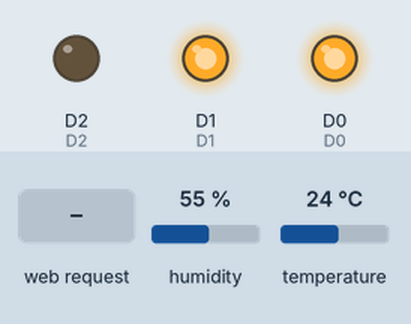
Simulated run of this sketch. Board: ESP8266 (NodeMCU). Parts: output pins drawn as LEDs (lit = HIGH). Inputs (shaded band) come from the test bench; at power-on: humidity 55 %, temperature 24 °C. WiFi joins after 1.5 s; servers stay silent unless stated; uploads are accepted with an empty reply; storage starts empty.

Above: at 4.2 s.
4.3 s: HTTP request GET /config received
At 14.3 s:
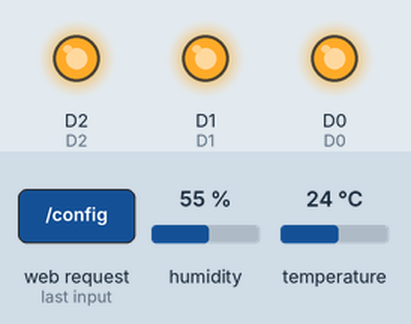
15.0 s: HTTP request GET /config?ssid=1 received
At 21.3 s:
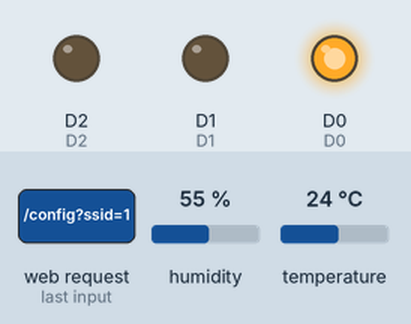
24.3 s: HTTP request GET /config?ssid=0 received
At 28.8 s:
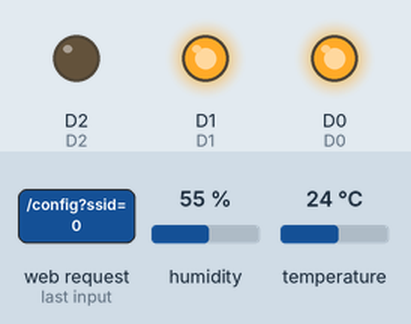
Timing chart, 0 to 33.6 s (numbered marks = the images above; inputs shaded):
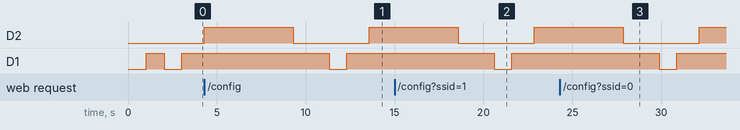

Measured:
- after the input at 4.3 s, D2: HIGH → LOW after 5.0 s, → HIGH 4.3 s later; D1: HIGH → LOW after 7.0 s, → HIGH 1.0 s later
- after the input at 15.0 s, D2: HIGH → LOW after 3.6 s, → HIGH 4.3 s later; D1: HIGH → LOW after 5.6 s, → HIGH 1.0 s later
- after the input at 24.3 s, D2: HIGH → LOW after 3.6 s, → HIGH 4.3 s later; D1: HIGH → LOW after 5.6 s, → HIGH 1.0 s later

The sketch:

main.ino
```cpp
#include <DHT.h>
#include <FS.h>
#include <WiFiClient.h>
#include <ESP8266WiFi.h>
#include <ESP8266WebServer.h>
#include <ArduinoJson.h>

//Define MCU Digital Pins
#define D0 16
#define D1 5 // I2C Bus SCL (clock)
#define D2 4 // I2C Bus SDA (data)
#define D3 0
#define D4 2 // Same as "LED_BUILTIN", but inverted logic
#define D5 14 // SPI Bus SCK (clock)
#define D6 12 // SPI Bus MISO
#define D7 13 // SPI Bus MOSI
#define D8 15 // SPI Bus SS (CS)
#define D9 3 // RX0 (Serial console)
#define D10 1 // TX0 (Serial console)

//DHT22
#define DHTTYPE DHT22
DHT dht(D4, DHTTYPE);

//PMS5003
#define LENG 31   //0x42 + 31 bytes equal to 32 bytes
unsigned char buf[LENG];
int PM01Value = 0;
int PM25Value = 0;
int PM10Value = 0;

/* Set these to your desired credentials. */
const char* defaultSSID = "MSN-Box_Wifi";
const char* defaultPWD = "12345678";

//StaticJsonBuffer<100> jsonConfigBuffer;
//JsonObject& wifiConfig = jsonConfigBuffer.createObject();


const char* host = "118.70.72.15";
const int httpPort = 2222;

const int delayTime = 5; //seconds
ESP8266WebServer server(80);

void setup() {
  Serial.begin(9600);
  SPIFFS.begin();

  //Set LED pins as ouput
  pinMode(D0, OUTPUT); //RED
  pinMode(D1, OUTPUT); //YELLOW
  pinMode(D2, OUTPUT); //GREEN

  turnON(D0);

  start();
}

void loop() {
  if(WiFi.status() == WL_CONNECTION_LOST){
    turnOFF(D1);
    startAP();
  } else {
    if(digitalRead(D1) == HIGH){
      if(postData()){
        turnON(D2);
        delay(delayTime*1000);
      } else
        turnOFF(D2);
    } else
      turnOFF(D2);
  }
  server.handleClient();
}

void handleRoot() {
  server.send(200, "text/html", "ON");
}

void handleScan() {
  server.send(200, "application/json", scanWifi());
}

void handleData() {
  server.send(200, "application/json", readData());
}

void handleConfig() {
  StaticJsonBuffer<100> jsonConfigBuffer;
  JsonObject& wifiConfig = jsonConfigBuffer.createObject();
  wifiConfig["ssid"] = server.arg("ssid");
  wifiConfig["password"] = server.arg("pwd");
  writeConfig(wifiConfig);
  server.send(200, "text/html", "1");
  start();
}

void start(){
  turnOFF(D2);
  connectWifi(readConfig());
  if(WiFi.status() == WL_CONNECTED){
    //Serial.println(WiFi.localIP());
    turnON(D1);
    server.on("/", handleRoot);
    server.on("/data", handleData);
    server.on("/scan", handleScan);
    server.on("/config", handleConfig);
    server.begin();
  } else {
    startAP();
  }
}
void writeConfig(JsonObject& wifiConfig){
    // open file for writing
  File f = SPIFFS.open("/config.json", "w");
  if (!f) {
      //Serial.println("file open failed");
  }
  String wifiConfigString;
  wifiConfig.printTo(wifiConfigString);
  // write ssid and pwd to file
  f.println(wifiConfigString);
  f.close();

  //Serial.println("Wroted");
}

JsonObject& readConfig(){
  StaticJsonBuffer<100> jsonConfigBuffer;
  String stringConfig;
  // open file for reading
  File f = SPIFFS.open("/config.json", "r");
  if (!f) {
      //Serial.println("file open failed");
  }
  // read wifi SSID config
  while(f.available()){
    stringConfig += f.readStringUntil('\n');
  }
  char charsConfig[stringConfig.length()];
  stringConfig.toCharArray(charsConfig, stringConfig.length());
  return jsonConfigBuffer.parseObject(charsConfig);
}

void connectWifi(JsonObject& wifiConfig){
  WiFi.mode(WIFI_STA); //WiFi.mode(m): set mode to WIFI_AP, WIFI_STA, or WIFI_AP_STA
  delay(1000);
  const char* ssid = wifiConfig["ssid"];
  const char* password = wifiConfig["password"];
  WiFi.begin(ssid, password);
  int i;
  for(i=0; i < 10 ; i++){
    turnON(D1);
    delay(1000);
    turnOFF(D1);
    delay(1000);
    if(WiFi.status() == WL_CONNECTED)
      break;
  }
}

void startAP(){
  WiFi.disconnect();
  WiFi.mode(WIFI_AP); //WiFi.mode(m): set mode to WIFI_AP, WIFI_STA, or WIFI_AP_STA
  delay(1000);
  WiFi.softAP(defaultSSID, defaultPWD);
  //IPAddress myIP = WiFi.softAPIP();
  //Serial.print("AP IP address: ");
  //Serial.println(myIP);
  server.on("/", handleRoot);
  server.on("/data", handleData);
  server.on("/scan", handleScan);
  server.on("/config", handleConfig);
  server.begin();
}

String scanWifi(){
  StaticJsonBuffer<2000> jsonScanBuffer;
  int n = WiFi.scanNetworks();
  JsonObject& list = jsonScanBuffer.createObject();
  JsonArray& listSSID = list.createNestedArray("ssid");
  if (n > 0)
  {
    for (int i = 0; i < n; ++i)
    {
      // Print SSID and RSSI for each network found
      JsonObject& ssid = listSSID.createNestedObject();
      ssid["id"] = i;
      ssid["ssid"] = WiFi.SSID(i);
      ssid["rssi"] = WiFi.RSSI(i);
      ssid["isOpen"] = (WiFi.encryptionType(i) == ENC_TYPE_NONE)? true : false;
    }
  }
  String result;
  list.printTo(result);
  return result;
}

void turnON(int led){
  digitalWrite(led, HIGH);
}

void turnOFF(int led){
  digitalWrite(led, LOW);
}
/*
//Read data from 2 sensor
String readData(){
  StaticJsonBuffer<200> jsonResultBuffer;
  JsonObject& result = jsonResultBuffer.createObject();

  if(Serial.find(0x42)){    //start to read when detect 0x42
    Serial.readBytes(buf,LENG);

    if(buf[0] == 0x4d){
      if(checkValue(buf,LENG)){
        result["PMSisError"] = false;
        PM01Value = transmitPM01(buf); //count PM1.0 value of the air detector module
        PM25Value = transmitPM25(buf);//count PM2.5 value of the air detector module
        PM10Value = transmitPM10(buf); //count PM10 value of the air detector module
      }
    } else
        result["PMSisError"] = false;
  } else
        result["PMSisError"] = false;

  static unsigned long OledTimer=millis();
    if (millis() - OledTimer >=1000)
    {
      OledTimer=millis();
      result["pm1"] = PM01Value;
      result["pm25"] = PM25Value;
      result["pm10"] = PM10Value;
    }
  float h = dht.readHumidity();
  // Read temperature as Celsius
  float t = dht.readTemperature();
  if (isnan(h) || isnan(t)) {
    result["DHTisError"] = true;
  } else {
    result["DHTisError"] = false;
    result["hud"] = h;
    result["temp"] = t;
  }

  String resultString;
  result.printTo(resultString);
  return resultString;
}
*/

//Read data from 2 sensor
String readData(){
  String result;
  float h = dht.readHumidity();
  // Read temperature as Celsius
  float t = dht.readTemperature();
  if (isnan(h) || isnan(t)) {
    return "";
  } else {
    result += "h=" + String(h) + "&t=" + String(t);
  }

  if(Serial.find(0x42)){    //start to read when detect 0x42
    Serial.readBytes(buf,LENG);

    if(buf[0] == 0x4d){
      if(checkValue(buf,LENG)){
        PM01Value = transmitPM01(buf); //count PM1.0 value of the air detector module
        PM25Value = transmitPM25(buf);//count PM2.5 value of the air detector module
        PM10Value = transmitPM10(buf); //count PM10 value of the air detector module
      }
    }
  }

  static unsigned long OledTimer=millis();
    if (millis() - OledTimer >=1000)
    {
      OledTimer=millis();
      result += "&pm1=" + String(PM01Value);
      result += "&pm25=" + String(PM25Value);
      result += "&pm10=" + String(PM10Value);
    }

  return result;
}
boolean postData(){
  String url = "/data.php?" + readData();
  WiFiClient client;
  if (!client.connect(host, httpPort)) {
    //Serial.println("connection failed");
    return false;
  }

  // This will send the request to the server
  client.print(String("GET ") + url + " HTTP/1.1\r\n" +
               "Host: " + host + "\r\n" +
               "Connection: close\r\n\r\n");
  unsigned long timeout = millis();
  while (client.available() == 0) {
    if (millis() - timeout > 5000) {
      //Serial.println(">>> Client Timeout !");
      client.stop();
      return false;
    }
  }

  return true;
}

//Check pms5003 module
char checkValue(unsigned char *thebuf, char leng)
{
  char receiveflag=0;
  int receiveSum=0;

  for(int i=0; i<(leng-2); i++){
  receiveSum=receiveSum+thebuf[i];
  }
  receiveSum=receiveSum + 0x42;

  if(receiveSum == ((thebuf[leng-2]<<8)+thebuf[leng-1]))  //check the serial data
  {
    receiveSum = 0;
    receiveflag = 1;
  }
  return receiveflag;
}

//transmit PM 1.0
int transmitPM01(unsigned char *thebuf)
{
  int PM01Val;
  PM01Val = ((thebuf[3]<<8) + thebuf[4]); //count PM1.0 value of the air detector module
  return PM01Val;
}

//transmit PM 2.5
int transmitPM25(unsigned char *thebuf)
{
  int PM25Val;
  PM25Val = ((thebuf[5]<<8) + thebuf[6]); //count PM2.5 value of the air detector module
  return PM25Val;
}

//transmit PM 10
int transmitPM10(unsigned char *thebuf)
{
  int PM10Val;
  PM10Val = ((thebuf[7]<<8) + thebuf[8]); //count PM10 value of the air detector module
  return PM10Val;
}
```
